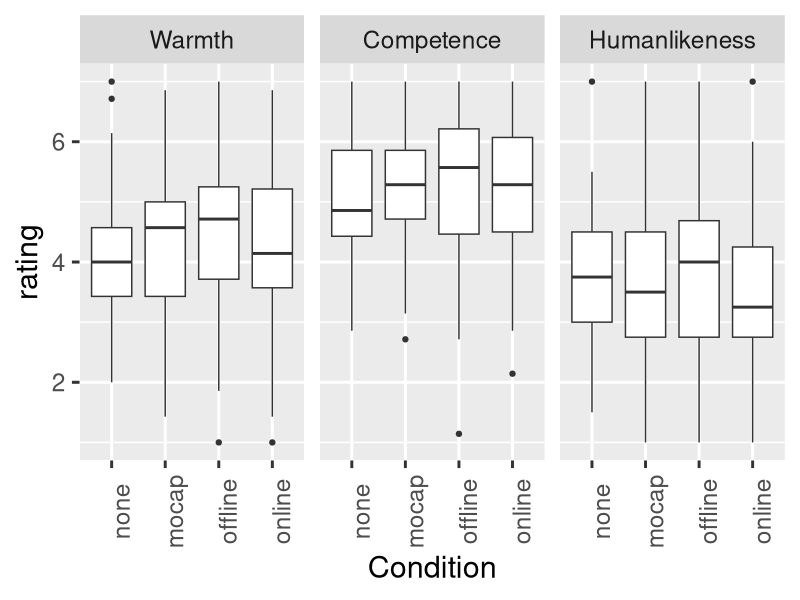

The R source for this figure:
library(ggplot2)
library(plyr)
library(reshape2)
theme_set(theme_gray(base_size = 22))
exp<-read.csv("experiment/experiment1_results.csv",sep=";",dec = ",")
exp<-rename(exp,c("QUESTNNR"="Condition"))
exp$Condition <- revalue(exp$Condition, c("NM"="none", "BL"="mocap", "Yu"="offline", "Her"="online"))
exp$Condition = factor(exp$Condition, level=c("none", "mocap","offline","online"))
exp <- melt(exp, variable.name ="question", value.name="rating",
            measure.vars = c("Warmth","Competence","Humanlikeness"))
print(ggplot(exp, aes(x=Condition,y=rating))+
        theme(axis.text.x=element_text(angle=90))+
        facet_grid(. ~ question)+
        geom_boxplot()
)